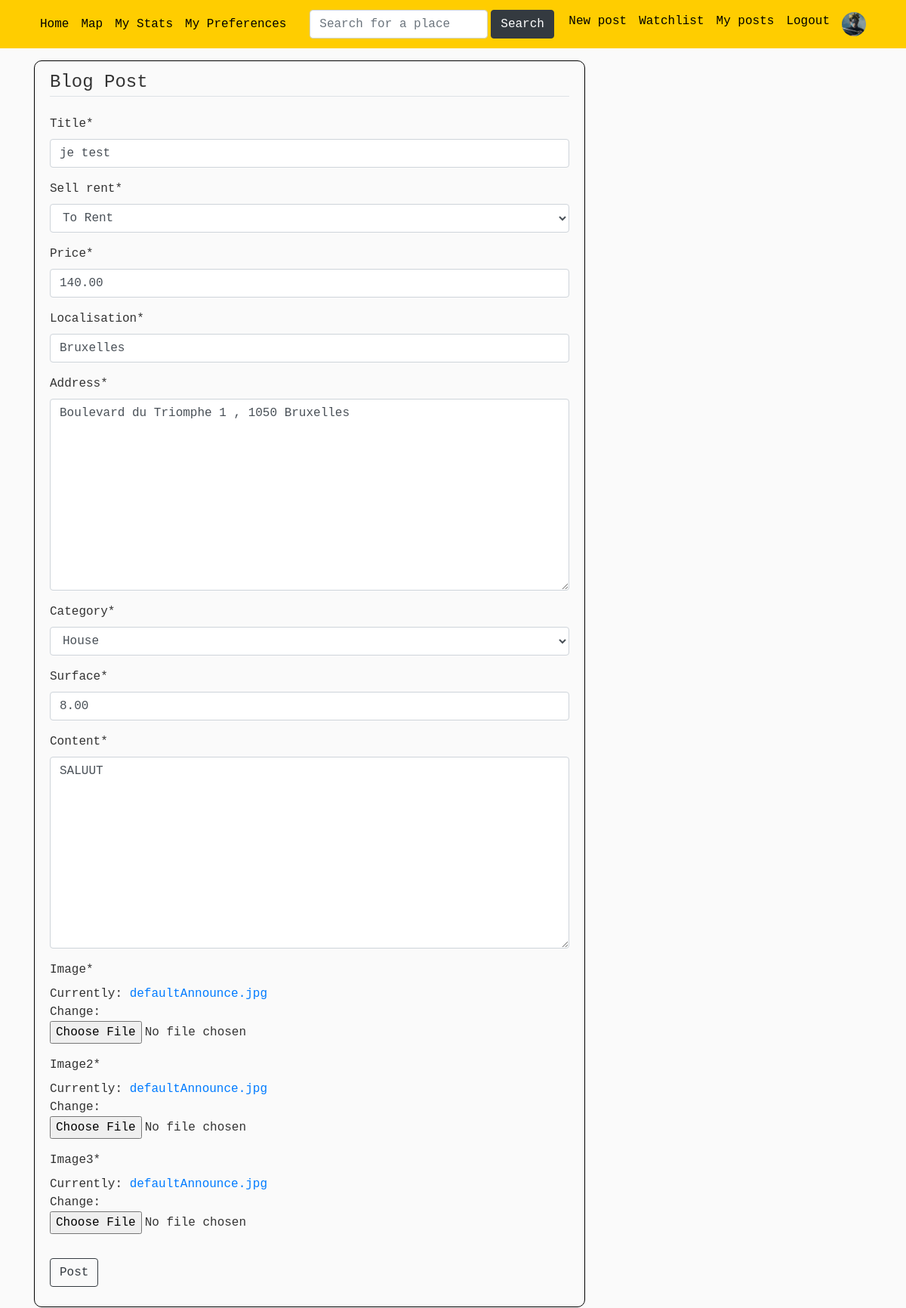
The app's page /post/53/update/ (signed in) with its own data.
### users/models.py (models this page shows, shortened)
class Profile(models.Model):
    user = models.OneToOneField(User, on_delete=models.CASCADE) #CASCADE : si je supprime l'utilisateur, le profil sera supprimé aussi. Mais si je supprime le profil, l'utilisateur ne sera pas supprimé
    image = models.ImageField(default='default.jpg', upload_to='profile_pics') #default = image par défaut si l'user ne choisit aucune pdp
    price_preference = models.DecimalField(default=0, max_digits=15, decimal_places=2) #prix maximum préféré
    localisation_preference = models.CharField(default='Bruxelles', max_length=100) #localisation préférée
    sell_rent_preference = models.CharField(default='S', max_length=10, choices=SELLORRENT_CHOICES) #a vendre ou a louer

### blog/models.py (models this page shows, shortened)
class Post(models.Model): #creation d'un Post
    title = models.CharField(max_length=100)
    price = models.DecimalField(default=0, max_digits= 15, decimal_places=2)
    sell_rent = models.CharField(default= 'S', max_length=10, choices=SELLORRENT_CHOICES)
    localisation = models.CharField(default='Bruxelles',max_length=100)
    address = models.TextField(default='Boulevard du Triomphe 1 , 1050 Bruxelles')
    lat = models.FloatField(blank=True, null=True)  # blank pour autoriser des valeurs vides
    long = models.FloatField(blank=True, null=True)
    category = models.CharField(default= 'H', max_length=10, choices=CATEGORIES)
    surface = models.DecimalField(default=0, max_digits= 8, decimal_places=2)
    content = models.TextField()
    image = models.ImageField(default='defaultAnnounce.jpg', upload_to='announce_pics')
    image2 = models.ImageField(default='defaultAnnounce.jpg', upload_to='announce_pics')
    image3 = models.ImageField(default='defaultAnnounce.jpg', upload_to='announce_pics')
    date_posted = models.DateTimeField(default=timezone.now)
    author = models.ForeignKey(User, on_delete=models.CASCADE) #reférence à une autre classe (clé étrangère)
    number_views = models.IntegerField(default=0)

### blog/views.py (the view, shortened to what this page needs)
# urls.py: path('post/<int:pk>/update/', PostUpdateView.as_view(), name='post-update'), #modifier un post
class PostUpdateView(LoginRequiredMixin, UserPassesTestMixin, UpdateView):  # création d'un post
    model = Post
    fields = ['title', 'sell_rent', 'price', 'localisation','address', 'category', 'surface', 'content', 'image', 'image2', 'image3']
    def test_func(self):
        post = self.get_object() #enregistre le post que l'on veut actuellement modifier
        if self.request.user == post.author: #si l'utilsateur connecté correspond à l'auteur du post alors il peut modifier le post (return True)
            return True
        return False

### blog/templates/blog/post_form.html (shortened to what this page needs)
{% extends "blog/base.html" %}
{% load crispy_forms_tags %}
{% block content %}
<div class="content-section">
    <form method="POST" enctype="multipart/form-data">
        <fieldset class="form-group">
            <legend class="border-bottom mb-4"> Blog Post </legend>
            {{ form|crispy }}
        </fieldset>
        <div class="form-group">
            <button class="btn btn-outline-dark" type="submit">Post</button>
        </div>
    </form>
</div>
{% endblock content %}

### blog/templates/blog/base.html (shortened to what this page needs)
<!DOCTYPE html>
{% load static %}
<html lang="en">
<head>
    <link href="https://stackpath.bootstrapcdn.com/bootstrap/4.4.1/css/bootstrap.min.css"
 rel="stylesheet">
    <link rel="stylesheet" type="text/css" href="{% static 'blog/main.css' %}">
    <link rel="stylesheet" href="https://cdn.jsdelivr.net/npm/bootstrap-icons@1.7.1/font/bootstrap-icons.css">
    <link href='https://api.mapbox.com/mapbox-gl-js/v2.6.1/mapbox-gl.css' rel='stylesheet' />
</head>
<body>
<header class="site-header">
    <nav class="navbar navbar-expand-md navbar-dark bg-steel fixed-top">
        <div class="container">
            <div class="collapse navbar-collapse" id="navbarToggle">
                <div class="navbar-nav mr-auto">
                    <a class="nav-item nav-link" href="{% url 'blog-home' %}">Home</a>
                    <a class="nav-item nav-link" href="{% url 'blog-map' %}">Map</a>
                    {% if user.is_authenticated %}
                        <a class="nav-item nav-link" href="{% url 'blog-stats' %}">My Stats</a>
                        <a class="nav-item nav-link" href="{% url 'user-mypreferences' %}">My Preferences</a>
                    {% endif %}
                </div>
                <div class="navbar-nav mx-auto">
                     <form class="d-flex" method=POST action="{% url 'place-search' %}">
                        <input class="form-control me-2" type="search" placeholder="Search for a place" aria-label="Search" name="search">
                        <button class="btn btn-dark ml-1" type="submit">Search</button>
                     </form>
                </div>
                <div class="navbar-nav">
                    {% if user.is_authenticated %}
                        <a class="nav-item nav-link" href="{% url 'post-create' %}">New post</a>
                        <a class="nav-item nav-link" href="{% url 'user-watchlist' %}">Watchlist</a>
                        <a class="nav-item nav-link" href="{% url 'user-myposts' %}">My posts</a>
                        <a class="nav-item nav-link" href="{% url 'logout' %}">Logout</a>
                        <a class="nav-item nav-link" href="{% url 'profile' %}">
                            <img class="rounded-circle navbar-profile" src="{{ request.user.profile.image.url }}">
                        </a>
                    {% else %}
                        <a class="nav-item nav-link" href="{% url 'login' %}">Login</a>
                        <a class="nav-item nav-link" href="{% url 'register' %}">Register</a>
                    {% endif %}
                </div>
            </div>
        </div>
    </nav>
</header>
<main role="main" class="container">
  <div class="row">
    <div class="col-md-8">
      {% block content %} {% endblock %}
    </div>
  </div>
</main>
</body>
</html>

### blog/static/blog/main.css (style rules this page uses)
body { font-family: 'Courier New', monospace; background: #fafafa; color: #333333; margin-top: 5rem; }
.site-header .navbar-nav .nav-link { color: black; }
.bg-steel { background-color: #FFCD00; }
.navbar-profile { width: 2em; height: 2em; }
.content-section { transition: box-shadow .3s; background: #fafafa; padding: 10px 20px; border: 1px solid black; border-radius: 10px; margin-bottom: 20px; }

### records on screen
Post: title "je test", sell_rent "To Rent", price "140.00", localisation "Bruxelles", address "Boulevard du Triomphe 1 , 1050 Bruxelles", category "House", surface "8.00", content "SALUUT"
